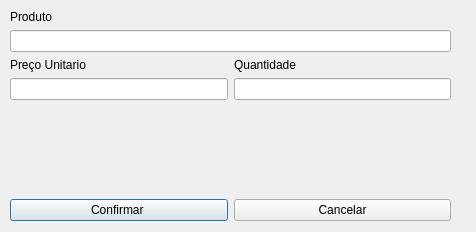
<?xml version="1.0" encoding="UTF-8"?>
<ui version="4.0">
 <class>editar_vendas</class>
 <widget class="QDialog" name="editar_vendas">
  <property name="geometry">
   <rect>
    <x>0</x>
    <y>0</y>
    <width>476</width>
    <height>232</height>
   </rect>
  </property>
  <property name="windowTitle">
   <string>Dialog</string>
  </property>
  <widget class="QWidget" name="">
   <property name="geometry">
    <rect>
     <x>10</x>
     <y>10</y>
     <width>441</width>
     <height>211</height>
    </rect>
   </property>
   <layout class="QVBoxLayout" name="verticalLayout_5">
    <item>
     <layout class="QVBoxLayout" name="verticalLayout_4">
      <item>
       <layout class="QVBoxLayout" name="verticalLayout_3">
        <item>
         <widget class="QLabel" name="label_3">
          <property name="text">
           <string>Produto</string>
          </property>
         </widget>
        </item>
        <item>
         <widget class="QLineEdit" name="txt_editarprod"/>
        </item>
       </layout>
      </item>
      <item>
       <layout class="QHBoxLayout" name="horizontalLayout_2">
        <item>
         <layout class="QVBoxLayout" name="verticalLayout">
          <item>
           <widget class="QLabel" name="label">
            <property name="text">
             <string>Preço Unitario</string>
            </property>
           </widget>
          </item>
          <item>
           <widget class="QLineEdit" name="txt_editarpre"/>
          </item>
         </layout>
        </item>
        <item>
         <layout class="QVBoxLayout" name="verticalLayout_2">
          <item>
           <widget class="QLabel" name="label_2">
            <property name="text">
             <string>Quantidade</string>
            </property>
           </widget>
          </item>
          <item>
           <widget class="QLineEdit" name="txt_editarqtde"/>
          </item>
         </layout>
        </item>
       </layout>
      </item>
     </layout>
    </item>
    <item>
     <spacer name="verticalSpacer">
      <property name="orientation">
       <enum>Qt::Vertical</enum>
      </property>
      <property name="sizeHint" stdset="0">
       <size>
        <width>20</width>
        <height>40</height>
       </size>
      </property>
     </spacer>
    </item>
    <item>
     <layout class="QHBoxLayout" name="horizontalLayout">
      <item>
       <widget class="QPushButton" name="btn_editar_confirmar">
        <property name="text">
         <string>Confirmar </string>
        </property>
       </widget>
      </item>
      <item>
       <widget class="QPushButton" name="btn_editar_cancelar">
        <property name="text">
         <string>Cancelar</string>
        </property>
       </widget>
      </item>
     </layout>
    </item>
   </layout>
  </widget>
 </widget>
 <resources/>
 <connections/>
</ui>
